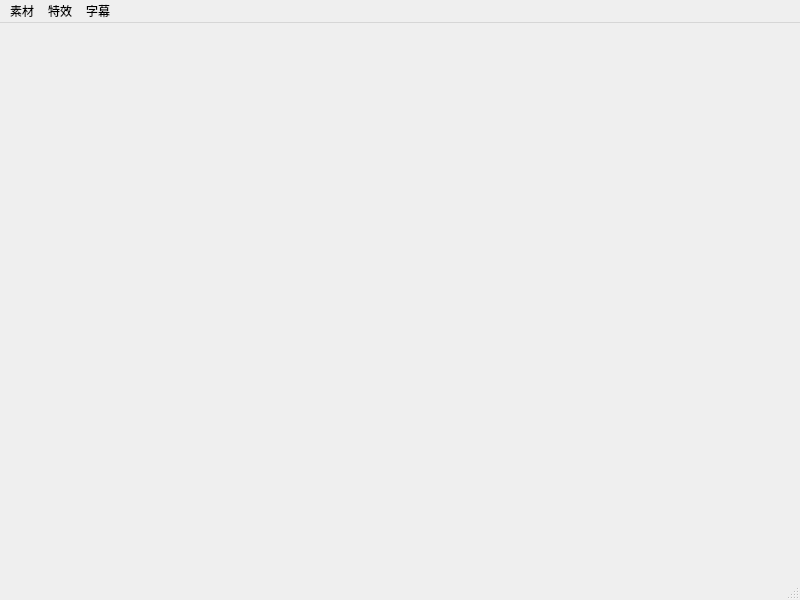
<?xml version="1.0" encoding="UTF-8"?>
<ui version="4.0">
 <class>MainWindow</class>
 <widget class="QMainWindow" name="MainWindow">
  <property name="geometry">
   <rect>
    <x>0</x>
    <y>0</y>
    <width>800</width>
    <height>600</height>
   </rect>
  </property>
  <property name="windowTitle">
   <string>MainWindow</string>
  </property>
  <property name="styleSheet">
   <string notr="true">#MainWindow{background-image: url(:/res/res/hd-wallpaper.jpg);}</string>
  </property>
  <widget class="QWidget" name="centralwidget"/>
  <widget class="QMenuBar" name="menubar">
   <property name="geometry">
    <rect>
     <x>0</x>
     <y>0</y>
     <width>800</width>
     <height>17</height>
    </rect>
   </property>
   <widget class="QMenu" name="menu">
    <property name="title">
     <string>素材</string>
    </property>
    <addaction name="add_picture"/>
    <addaction name="add_text"/>
   </widget>
   <widget class="QMenu" name="menu_2">
    <property name="title">
     <string>特效</string>
    </property>
    <widget class="QMenu" name="menu_4">
     <property name="title">
      <string>(Videos)淡入淡出效果</string>
     </property>
     <addaction name="add_fadein"/>
     <addaction name="add_fadeout"/>
    </widget>
    <widget class="QMenu" name="menu_5">
     <property name="title">
      <string>(Pictures)缩放效果</string>
     </property>
     <addaction name="separator"/>
     <addaction name="add_zoomin"/>
     <addaction name="add_zoomout"/>
    </widget>
    <widget class="QMenu" name="menu_6">
     <property name="title">
      <string>(Pictures)移动效果</string>
     </property>
     <addaction name="add_moveright"/>
     <addaction name="addmoveleft"/>
    </widget>
    <addaction name="menu_4"/>
    <addaction name="menu_5"/>
    <addaction name="menu_6"/>
   </widget>
   <widget class="QMenu" name="menu_3">
    <property name="title">
     <string>字幕</string>
    </property>
    <addaction name="add_subtitles"/>
   </widget>
   <addaction name="menu"/>
   <addaction name="menu_2"/>
   <addaction name="menu_3"/>
  </widget>
  <widget class="QStatusBar" name="statusbar"/>
  <action name="add_picture">
   <property name="text">
    <string>插入图片(或视频)</string>
   </property>
  </action>
  <action name="add_text">
   <property name="text">
    <string>插入文字</string>
   </property>
  </action>
  <action name="add_subtitles">
   <property name="text">
    <string>导入</string>
   </property>
  </action>
  <action name="add_fadein">
   <property name="text">
    <string>淡入</string>
   </property>
  </action>
  <action name="add_fadeout">
   <property name="text">
    <string>淡出</string>
   </property>
  </action>
  <action name="add_zoomin">
   <property name="text">
    <string>放大 </string>
   </property>
  </action>
  <action name="add_zoomout">
   <property name="text">
    <string>缩小</string>
   </property>
  </action>
  <action name="add_moveright">
   <property name="text">
    <string>右移</string>
   </property>
  </action>
  <action name="addmoveleft">
   <property name="text">
    <string>左移</string>
   </property>
  </action>
 </widget>
 <resources/>
 <connections/>
</ui>
